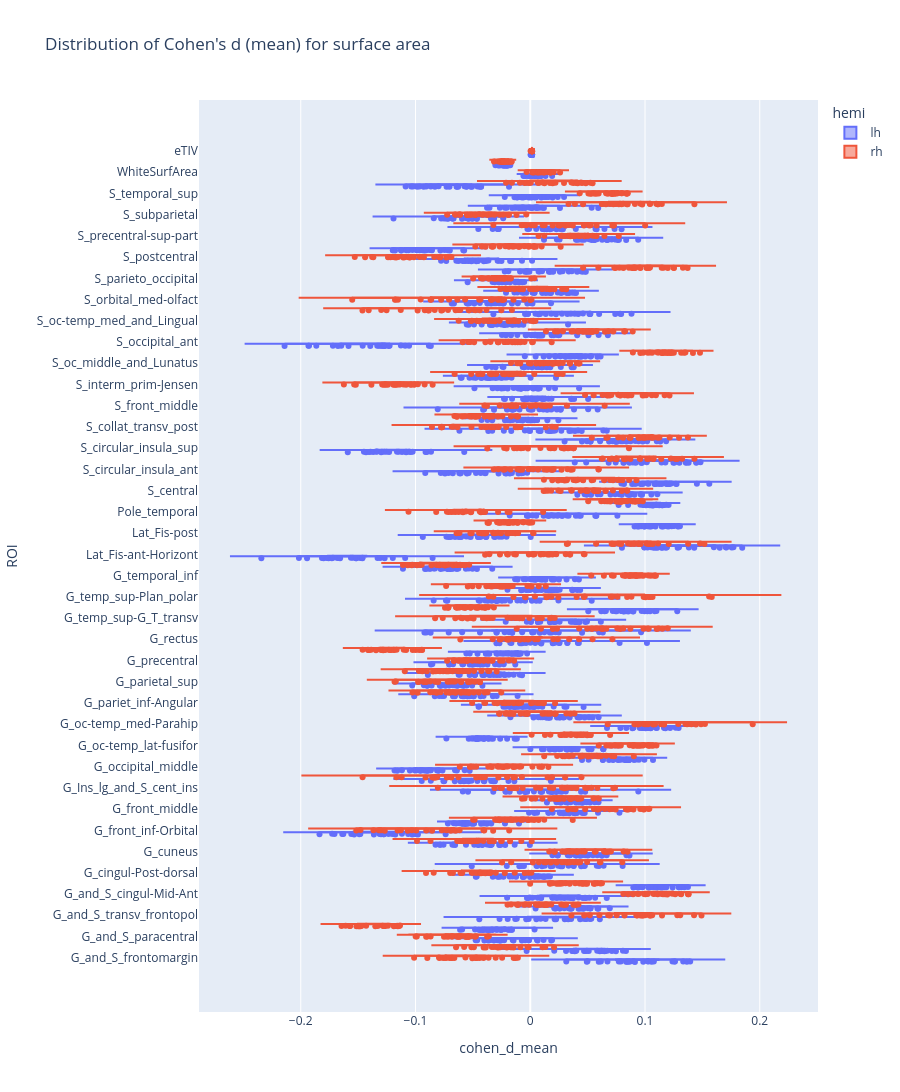

The cell this chart's notebook holds for it:
### Markdown cell above
#### Distribution of Cohen's d among MCA repetitions

### Code cell
fig = px.violin(
    cohen_d_area,
    x="cohen_d_mean",
    y="ROI",
    color="hemi",
    box=True,
    points="all",
    hover_data=["rep", "mean_pop1", "std_pop1", "var_pop1", "mean_pop2", "std_pop2", "var_pop2"],
    height=1600,
    title="Distribution of Cohen's d (mean) for surface area",
).update_traces(orientation="h")
print_figure(fig, filename="figures/cohen_d_mean_area.png")

### Figure 1 — Plotly figure (JSON) as saved in the notebook; plotly's stock layout.template omitted (floating-point values rounded to 4 significant figures; data arrays with more than 128 entries replaced by an {"elided": "..."} marker saying what was removed)
{"data": [{"alignmentgroup": "True", "box": {"visible": true}, "customdata": {"elided": "1925x7 float values"}, "hovertemplate": "hemi=lh<br>cohen_d_mean=%{x}<br>ROI=%{y}<br>rep=%{customdata[0]}<br>mean_pop1=%{customdata[1]}<br>std_pop1=%{customdata[2]}<br>var_pop1=%{customdata[3]}<br>mean_pop2=%{customdata[4]}<br>std_pop2=%{customdata[5]}<br>var_pop2=%{customdata[6]}<extra></extra>", "legendgroup": "lh", "marker": {"color": "#636efa"}, "name": "lh", "offsetgroup": "lh", "orientation": "h", "points": "all", "scalegroup": "True", "showlegend": true, "type": "violin", "x": {"elided": "1925 float values"}, "x0": " ", "xaxis": "x", "y": {"elided": "1925 str values"}, "y0": " ", "yaxis": "y"}, {"alignmentgroup": "True", "box": {"visible": true}, "customdata": {"elided": "1925x7 float values"}, "hovertemplate": "hemi=rh<br>cohen_d_mean=%{x}<br>ROI=%{y}<br>rep=%{customdata[0]}<br>mean_pop1=%{customdata[1]}<br>std_pop1=%{customdata[2]}<br>var_pop1=%{customdata[3]}<br>mean_pop2=%{customdata[4]}<br>std_pop2=%{customdata[5]}<br>var_pop2=%{customdata[6]}<extra></extra>", "legendgroup": "rh", "marker": {"color": "#EF553B"}, "name": "rh", "offsetgroup": "rh", "orientation": "h", "points": "all", "scalegroup": "True", "showlegend": true, "type": "violin", "x": {"elided": "1925 float values"}, "x0": " ", "xaxis": "x", "y": {"elided": "1925 str values"}, "y0": " ", "yaxis": "y"}], "layout": {"height": 1600, "legend": {"title": {"text": "hemi"}, "tracegroupgap": 0}, "title": {"text": "Distribution of Cohen's d (mean) for surface area"}, "violinmode": "group", "xaxis": {"anchor": "y", "domain": [0, 1], "title": {"text": "cohen_d_mean"}}, "yaxis": {"anchor": "x", "domain": [0, 1], "title": {"text": "ROI"}}}}
